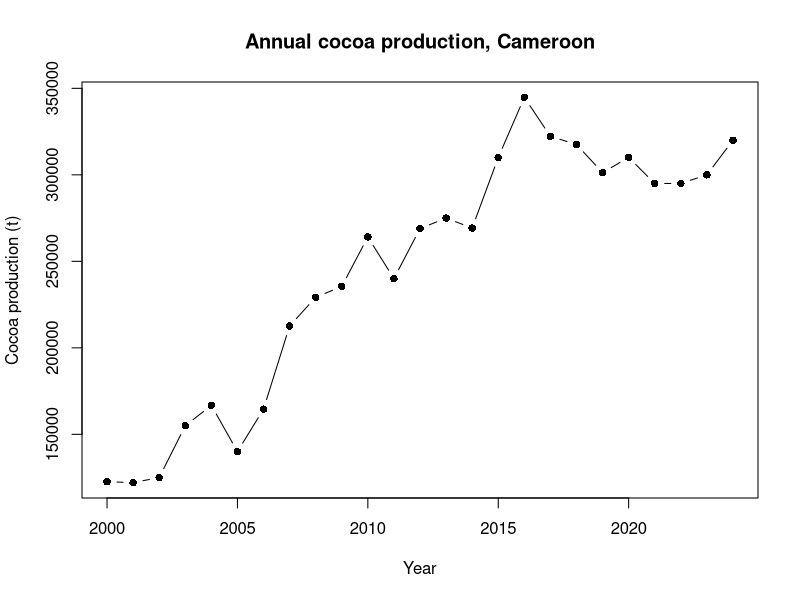
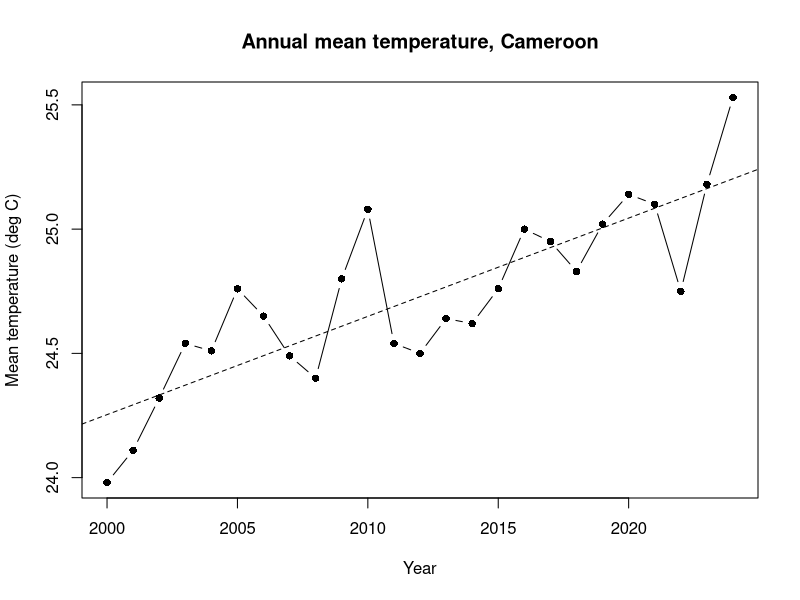
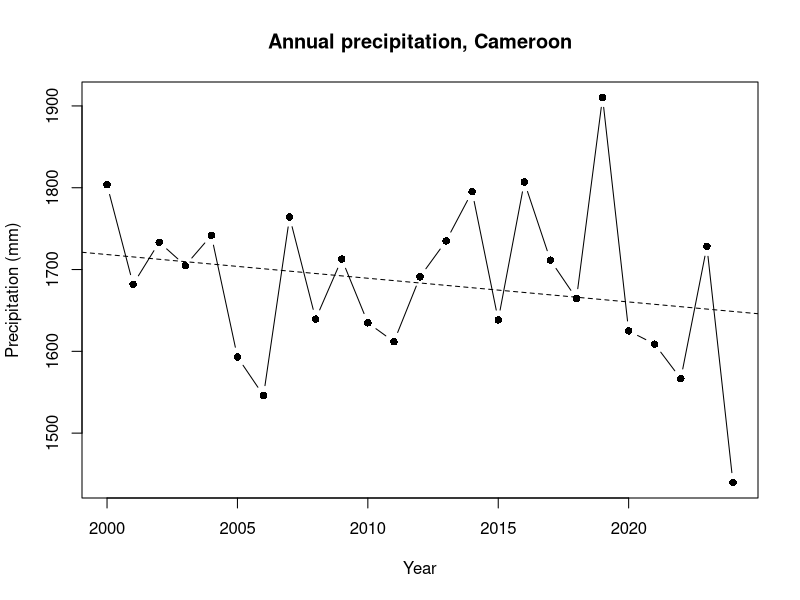
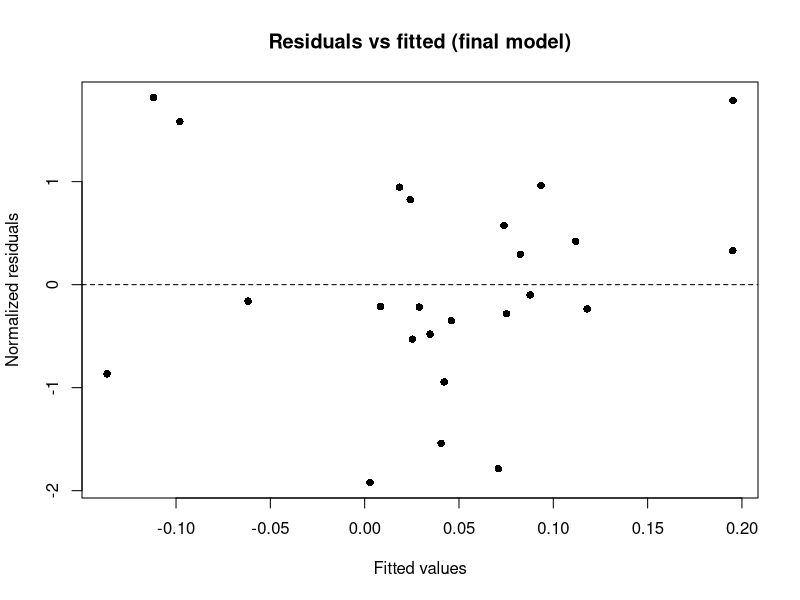
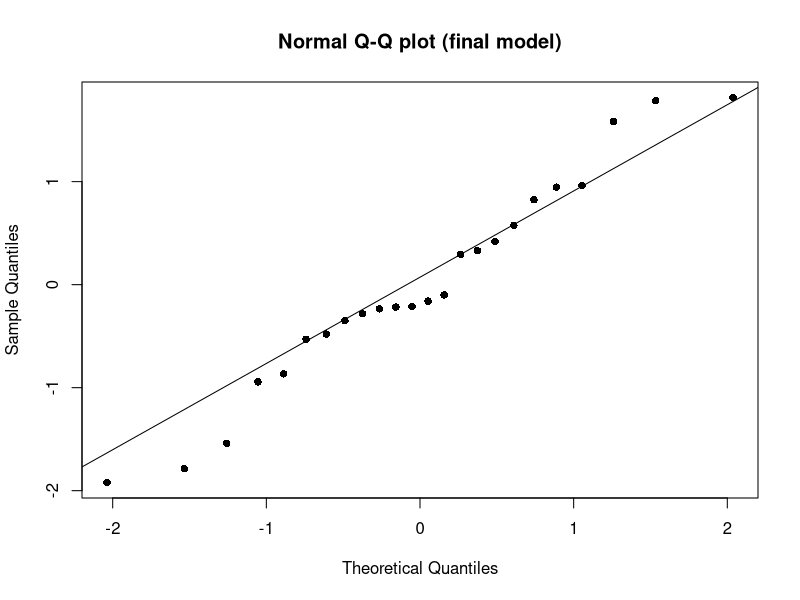
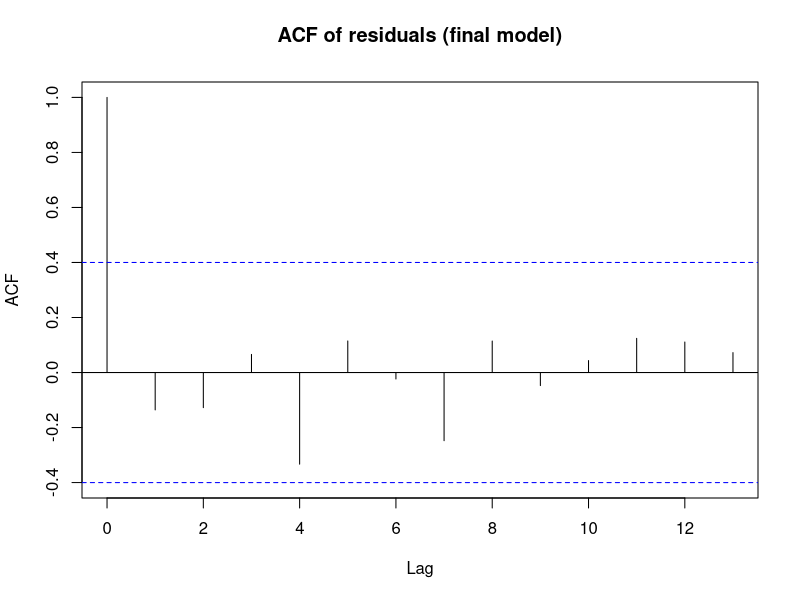
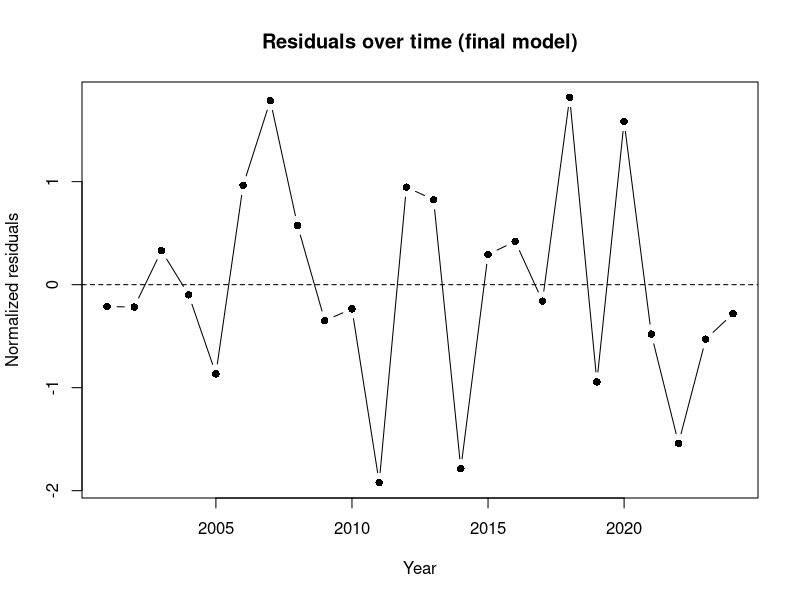

The R source for these figures, in order:
# =====================================================================
# Statistical analysis of cocoa production in Cameroon (2000-2024)
# Author: Ezechiel Marrion Andela Amougou
# Run from the project root:  Rscript scripts/analysis.R
# Input : data/cocoa_cameroon_2000_2024.csv
#         columns: year, cocoa_production_t, harvested_area_ha,
#                  temperature_c, precipitation_mm
# Output: figures/*.png and outputs/model_results.txt
# =====================================================================

library(nlme)       # gls(), corARMA()
library(lmtest)     # bptest()
library(sandwich)   # NeweyWest()

dir.create("figures", showWarnings = FALSE)
dir.create("outputs", showWarnings = FALSE)

# ---- 1. Data ---------------------------------------------------------
d <- read.csv("data/cocoa_cameroon_2000_2024.csv")
stopifnot(all(c("year", "cocoa_production_t", "harvested_area_ha",
                "temperature_c", "precipitation_mm") %in% names(d)))
d <- d[order(d$year), ]
cat("Observations:", nrow(d), " Missing values:", sum(is.na(d)), "\n")

d$yield_t_ha <- d$cocoa_production_t / d$harvested_area_ha

# ---- 2. Exploratory figures -----------------------------------------
png("figures/fig1_production.png", 900, 550, res = 120)
plot(d$year, d$cocoa_production_t, type = "b", pch = 16,
     xlab = "Year", ylab = "Cocoa production (t)",
     main = "Annual cocoa production, Cameroon")
dev.off()

png("figures/fig2_temperature.png", 900, 550, res = 120)
plot(d$year, d$temperature_c, type = "b", pch = 16,
     xlab = "Year", ylab = "Mean temperature (deg C)",
     main = "Annual mean temperature, Cameroon")
abline(lm(temperature_c ~ year, d), lty = 2)
dev.off()

png("figures/fig3_precipitation.png", 900, 550, res = 120)
plot(d$year, d$precipitation_mm, type = "b", pch = 16,
     xlab = "Year", ylab = "Precipitation (mm)",
     main = "Annual precipitation, Cameroon")
abline(lm(precipitation_mm ~ year, d), lty = 2)
dev.off()

# ---- 3. Yield and temperature trend ---------------------------------
cat("\nYield (t/ha): mean =", round(mean(d$yield_t_ha), 3),
    " min =", round(min(d$yield_t_ha), 3),
    " max =", round(max(d$yield_t_ha), 3), "\n")

m_temp <- lm(temperature_c ~ year, data = d)
nw <- NeweyWest(m_temp, lag = 2, prewhite = FALSE)
b  <- coef(m_temp)["year"]; se <- sqrt(diag(nw))["year"]
tcrit <- qt(0.975, df.residual(m_temp))
cat("Temperature trend (Newey-West SE, lag 2): ",
    round(b, 4), " C/year; 95% CI [",
    round(b - tcrit * se, 4), ",", round(b + tcrit * se, 4), "]; p =",
    signif(2 * pt(-abs(b / se), df.residual(m_temp)), 3), "\n")

# ---- 4. Common-trend check ------------------------------------------
raw <- cor.test(d$cocoa_production_t, d$temperature_c)
dt  <- cor.test(resid(lm(cocoa_production_t ~ year, d)),
                resid(lm(temperature_c ~ year, d)))
cat("\nRaw correlation production-temperature: r =", round(raw$estimate, 3),
    " p =", signif(raw$p.value, 3), "\n")
cat("After removing linear time trends:      r =", round(dt$estimate, 3),
    " p =", signif(dt$p.value, 3), "\n")

# ---- 5. First-differenced data --------------------------------------
n <- nrow(d)
dd <- data.frame(
  year   = d$year[-1],
  dlogP  = diff(log(d$cocoa_production_t)),
  dTemp  = diff(d$temperature_c),
  dlogPr = diff(log(d$precipitation_mm)),
  dlogA  = diff(log(d$harvested_area_ha))
)

f <- dlogP ~ dTemp + dlogPr + dlogA

# ---- 6. GLS with AR(1) and AR(2) errors (maximum likelihood) --------
ctrl <- glsControl(maxIter = 200, msMaxIter = 200)
m_ar1 <- gls(f, data = dd, correlation = corARMA(p = 1, q = 0, form = ~ year),
             method = "ML", control = ctrl)
m_ar2 <- gls(f, data = dd, correlation = corARMA(p = 2, q = 0, form = ~ year),
             method = "ML", control = ctrl)

cat("\n=== AIC comparison (ML) ===\n")
print(AIC(m_ar1, m_ar2))
cat("Delta AIC (AR2 - AR1):", round(AIC(m_ar2) - AIC(m_ar1), 3), "\n")

# Retained model: the one with the lower AIC (AR(1) kept if the gap is < 2)
final <- if (AIC(m_ar2) < AIC(m_ar1) - 2) m_ar2 else m_ar1
p_ar  <- if (identical(final, m_ar2)) 2 else 1
cat("Retained model: AR(", p_ar, ")\n", sep = "")

# ---- 7. Coefficients with 95% t-based confidence intervals ----------
tt  <- summary(final)$tTable
dfr <- final$dims$N - final$dims$p
tc  <- qt(0.975, dfr)
coef_tab <- data.frame(
  term     = rownames(tt),
  estimate = tt[, "Value"],
  ci_low   = tt[, "Value"] - tc * tt[, "Std.Error"],
  ci_high  = tt[, "Value"] + tc * tt[, "Std.Error"],
  p_value  = tt[, "p-value"],
  row.names = NULL
)
cat("\n=== Coefficients (df =", dfr, ") ===\n")
print(format(coef_tab, digits = 4), row.names = FALSE)
cat("\nCorrelation parameters:\n"); print(coef(final$modelStruct$corStruct,
                                               unconstrained = FALSE))

# ---- 8. Residual diagnostics of the FINAL model ---------------------
res <- residuals(final, type = "normalized")
fit <- fitted(final)

for (L in c(5, 10)) {
  lb <- Box.test(res, lag = L, type = "Ljung-Box", fitdf = p_ar)
  cat("Ljung-Box lag", L, ": X-squared =", round(lb$statistic, 3),
      " df =", lb$parameter, " p =", round(lb$p.value, 3), "\n")
}
bp <- bptest(res ~ fit, data = data.frame(res = res, fit = fit))
cat("Breusch-Pagan (vs fitted): p =", round(bp$p.value, 3), "\n")
sw <- shapiro.test(res)
cat("Shapiro-Wilk on residuals: p =", round(sw$p.value, 3), "\n")

png("figures/fig4_resid_vs_fitted.png", 900, 550, res = 120)
plot(fit, res, pch = 16, xlab = "Fitted values",
     ylab = "Normalized residuals", main = "Residuals vs fitted (final model)")
abline(h = 0, lty = 2); dev.off()

png("figures/fig5_qq.png", 900, 550, res = 120)
qqnorm(res, pch = 16, main = "Normal Q-Q plot (final model)")
qqline(res); dev.off()

png("figures/fig6_acf.png", 900, 550, res = 120)
acf(res, main = "ACF of residuals (final model)"); dev.off()

png("figures/fig7_resid_time.png", 900, 550, res = 120)
plot(dd$year, res, type = "b", pch = 16, xlab = "Year",
     ylab = "Normalized residuals", main = "Residuals over time (final model)")
abline(h = 0, lty = 2); dev.off()

# ---- 9. Save text summary -------------------------------------------
sink("outputs/model_results.txt")
cat("AIC:\n"); print(AIC(m_ar1, m_ar2))
cat("\nFinal model summary:\n"); print(summary(final))
cat("\nCoefficients with t-based 95% CI:\n"); print(coef_tab, digits = 4)
sink()
cat("\nDone. Figures in figures/, summary in outputs/model_results.txt\n")
